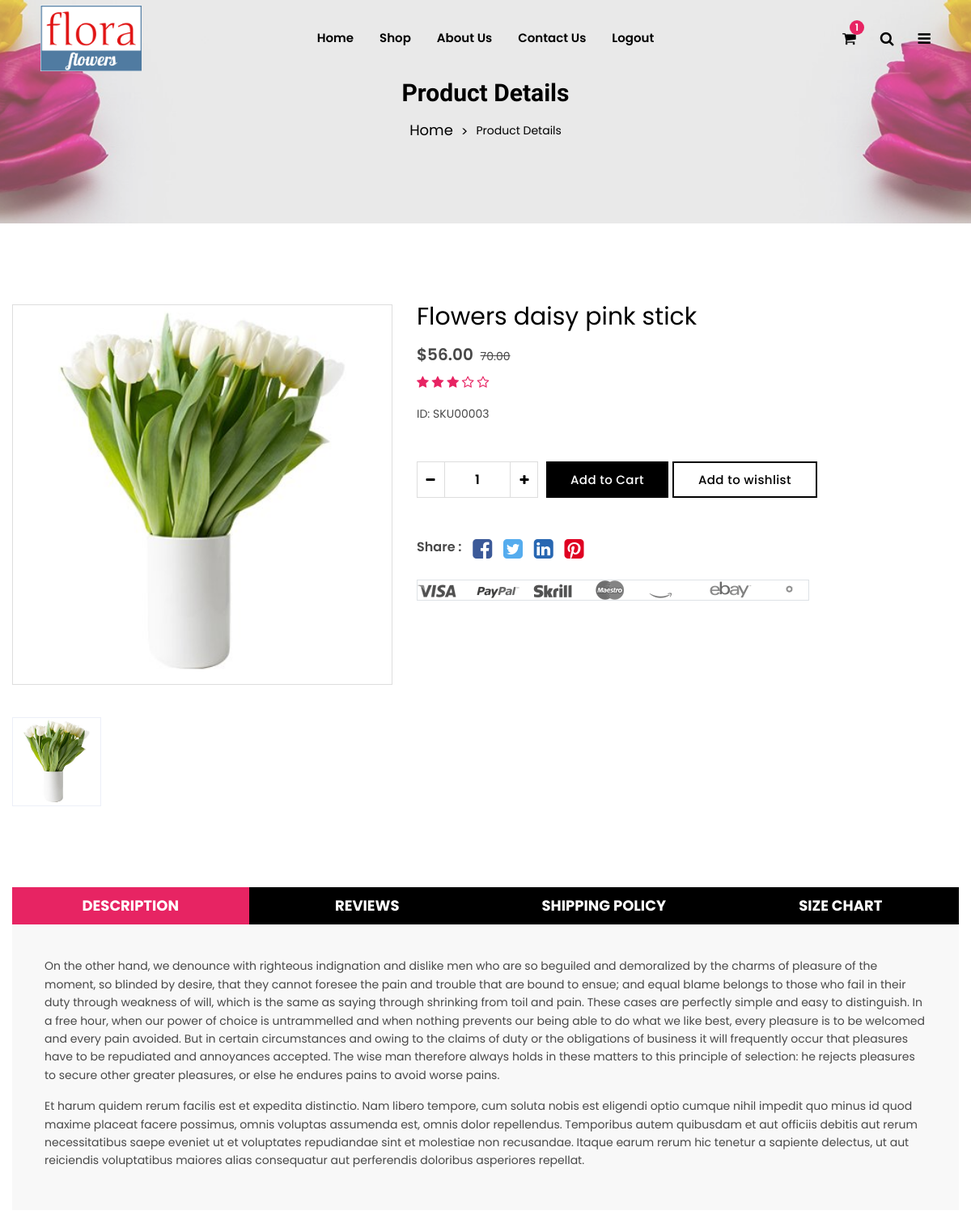
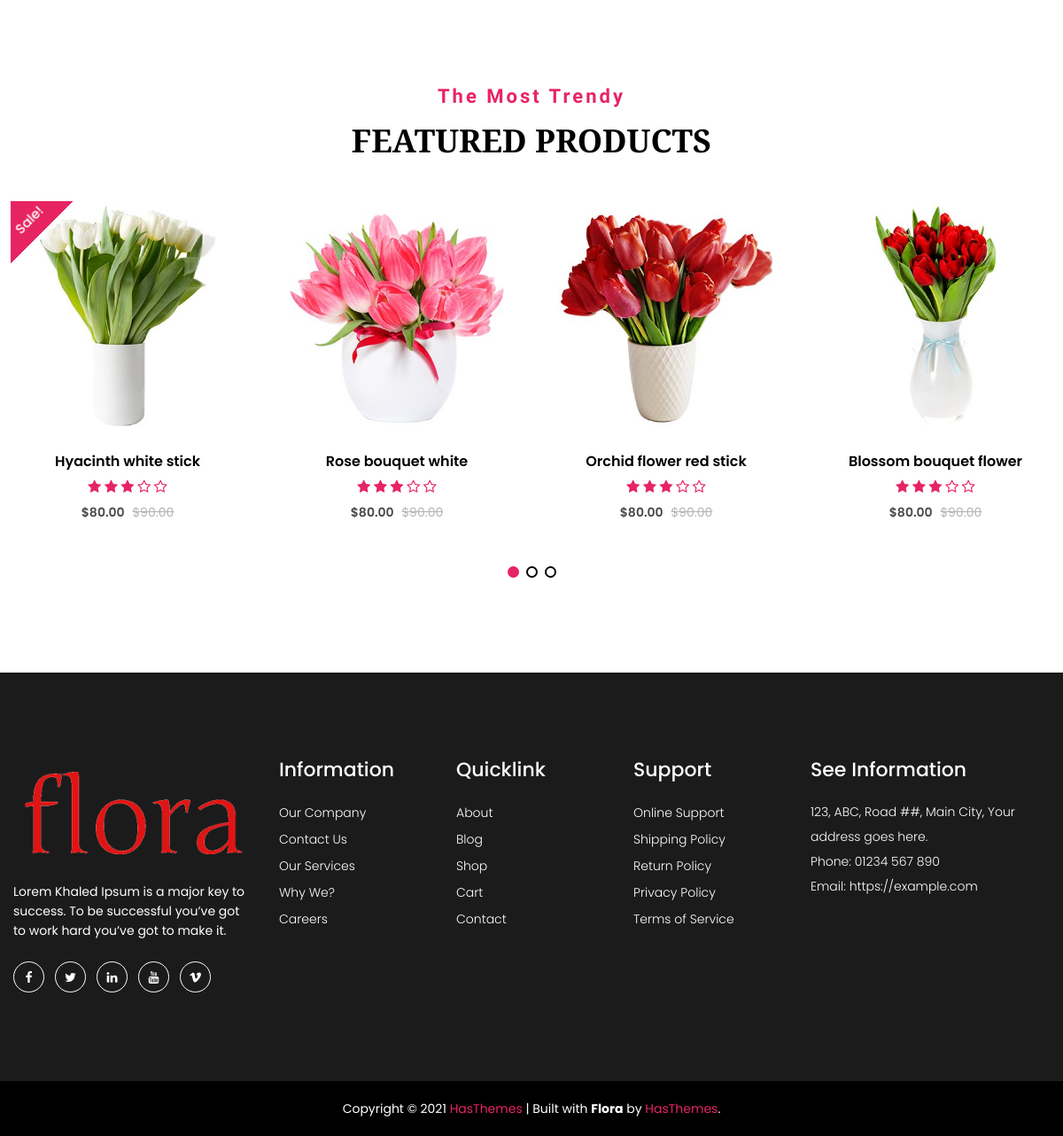
The page /product-details.php?product_id=3 (signed in) on the database its author committed (2 pictures, top to bottom).
### tables this page shows
CREATE TABLE `products` (
  `id` int(11) NOT NULL,
  `product_name` varchar(50) NOT NULL,
  `price` varchar(50) NOT NULL,
  `description` varchar(1000) NOT NULL,
  `is_sale` varchar(10) NOT NULL,
  `img` varchar(50) NOT NULL
);

### product-details.php (the view, shortened to what the rows shown need)
<!doctype html>
<html class="no-js" lang="en">
<head>
    <link rel="stylesheet" href="assets/css/vendor/bootstrap.min.css">
    <link rel="stylesheet" href="assets/css/vendor/font.awesome.min.css">
    <link rel="stylesheet" href="assets/css/vendor/linearicons.min.css">
    <link rel="stylesheet" href="assets/css/plugins/swiper-bundle.min.css">
    <link rel="stylesheet" href="assets/css/plugins/animate.min.css">
    <link rel="stylesheet" href="assets/css/plugins/jquery-ui.min.css">
    <link rel="stylesheet" href="assets/css/plugins/nice-select.min.css">
    <link rel="stylesheet" href="assets/css/plugins/magnific-popup.css">
    <link rel="stylesheet" href="assets/css/style.css">
</head>
<body>
    <?php
require('dbCon.php');
$product_id = $_GET['product_id'];
$query= "SELECT * FROM `products` WHERE id = '".$product_id."'";
$result = mysqli_query($con, $query) or die(mysqli_error($con));
if($result->num_rows > 0) {
    while($row = $result->fetch_assoc()){
        echo "<div class='single-product-main-area'>
        <div class='container container-default custom-area'>
            <div class='row'>
                <div class='col-lg-5 offset-lg-0 col-md-8 offset-md-2 col-custom'>
                    <div class='product-details-img'>
                        <div class='single-product-img swiper-container gallery-top popup-gallery'>
                            <div class='swiper-wrapper'>
                                <div class='swiper-slide'>
                                    <a class='w-100' href='assets/images/product/large-size/1.jpg'>
                                        <img class='w-100' src='".$row['img']."' alt='Product'>
                                    </a>
                                </div>
                            </div>
                        </div>
                        <div class='single-product-thumb swiper-container gallery-thumbs'>
                            <div class='swiper-wrapper'>
                                <div class='swiper-slide'>
                                    <img src='".$row['img']."' alt='Product'>
                                </div>
                            </div>
                            <div class='swiper-button-next swiper-button-white'><i class='lnr lnr-arrow-right'></i></div>
                            <div class='swiper-button-prev swiper-button-white'><i class='lnr lnr-arrow-left'></i></div>
                        </div>
                    </div>
                </div>
                <div class='col-lg-7 col-custom'>
                    <div class='product-summery position-relative'>
                        <div class='product-head mb-3'>
                            <h2 class='product-title'>".$row['product_name']."</h2>
                        </div>
                        <div class='price-box mb-2'>
                            <span class='regular-price'>"."$".strval(number_format(intval(str_replace('$','',$row['price']))-((intval(str_replace('$','',$row['price']))/100)*20),2))."</span>
                            <span class='old-price'><del>".$row['price']."</del></span>
                        </div>
                        <div class='product-rating mb-3'>
                            <i class='fa fa-star'></i>
                            <i class='fa fa-star'></i>
                            <i class='fa fa-star'></i>
                            <i class='fa fa-star-o'></i>
                            <i class='fa fa-star-o'></i>
                        </div>
                        <div class='sku mb-3'>
                            <span>ID: SKU".str_pad($row['id'], 5, '0', STR_PAD_LEFT)."</span>
                        </div>
                        <p class='desc-content mb-5'>".$row['description']."</p>
                            <div class='add-to_cart'>
                            <form id='form' method='POST' action='add_to_cart.php'>
                            <div class='quantity-with_btn mb-5'>
                            <div class='quantity'>
                                <div class='cart-plus-minus'>
                                    <input class='cart-plus-minus-box' value='1' type='text' name='quantity' id='quantity'>
                                    <div class='dec qtybutton'>-</div>
                                    <div class='inc qtybutton'>+</div>
                                </div>
                            </div>
                            <input type='hidden' name='user_id' value='".$_SESSION['username']."'>
                            <input type='hidden' name='product_id' value='".$row['id']."'>
                            <input type='hidden' name='image' value='".$row['img']."'>
                            <input class='btn product-cart button-icon flosun-button dark-btn' type='submit' value='Add to Cart' id='addToCart'>
                        </form>
                            <a class='btn flosun-button secondary-btn secondary-border rounded-0' href='wishlist.php'>Add to wishlist</a>
                            </div>
                        </div>
                        <div class='social-share mb-4'>
                            <span>Share :</span>
                            <a href='#'><i class='fa fa-facebook-square facebook-color'></i></a>
                            <a href='#'><i class='fa fa-twitter-square twitter-color'></i></a>
                            <a href='#'><i class='fa fa-linkedin-square linkedin-color'></i></a>
                            <a href='#'><i class='fa fa-pinterest-square pinterest-color'></i></a>
                        </div>
                        <div class='payment'>
                            <a href='#'><img class='border' src='assets/images/payment/payment-icon.png' alt='Payment'></a>
                        </div>
                    </div>
                </div>
            </div>
            <div class='row mt-no-text'>
                <div class='col-lg-12 col-custom'>
                    <ul class='nav nav-tabs' id='myTab' role='tablist'>
                        <li class='nav-item'>
                            <a class='nav-link active text-uppercase' id='home-tab' data-bs-toggle='tab' href='#connect-1' role='tab' aria-selected='true'>Description</a>
                        </li>
                        <li class='nav-item'>
                            <a class='nav-link text-uppercase' id='profile-tab' data-bs-toggle='tab' href='#connect-2' role='tab' aria-selected='false'>Reviews</a>
                        </li>
                        <li class='nav-item'>
                            <a class='nav-link text-uppercase' id='contact-tab' data-bs-toggle='tab' href='#connect-3' role='tab' aria-selected='false'>Shipping Policy</a>
                        </li>
                        <li class='nav-item'>
                            <a class='nav-link text-uppercase' id='review-tab' data-bs-toggle='tab' href='#connect-4' role='tab' aria-selected='false'>Size Chart</a>
                        </li>
                    </ul>
                    <div class='tab-content mb-text' id='myTabContent'>
                        <div class='tab-pane fade show active' id='connect-1' role='tabpanel' aria-labelledby='home-tab'>
                            <div class='desc-content'>
                                <p class='mb-3'>On the other hand, we denounce with righteous indignation and dislike men who are so beguiled and demoralized by the charms of pleasure of the moment, so blinded by desire, that they cannot foresee the pain and trouble that are bound to ensue; and equal blame belongs to those who fail in their duty through weakness of will, which is the same as saying through shrinking from toil and pain. These cases are perfectly simple and easy to distinguish. In a free hour, when our power of choice is untrammelled and when nothing prevents our being able to do what we like best, every pleasure is to be welcomed and every pain avoided. But in certain circumstances and owing to the claims of duty or the obligations of business it will frequently occur that pleasures have to be repudiated and annoyances accepted. The wise man therefore always holds in these matters to this principle of selection: he rejects pleasures to secure other greater pleasures, or else he endures pains to avoid worse pains.</p>
                                <p>Et harum quidem rerum facilis est et expedita distinctio. Nam libero tempore, cum soluta nobis est eligendi optio cumque nihil impedit quo minus id quod maxime placeat facere possimus, omnis voluptas assumenda est, omnis dolor repellendus. Temporibus autem quibusdam et aut officiis debitis aut rerum necessitatibus saepe eveniet ut et voluptates repudiandae sint et molestiae non recusandae. Itaque earum rerum hic tenetur a sapiente delectus, ut aut reiciendis voluptatibus maiores alias consequatur aut perferendis doloribus asperiores repellat.</p>
                            </div>
                        </div>
                    </div>
                </div>
            </div>
        </div>
    </div";
    }}
    ?>
    <?php
   include("footer.php")
   ?>
</body>
</html>

### rows shown on the page
products: img (picture), product_name "Flowers daisy pink stick", price "56.00", price "70.00", id "00003"

### other values the page prints
mysqli_num_rows($hresult) "1"
